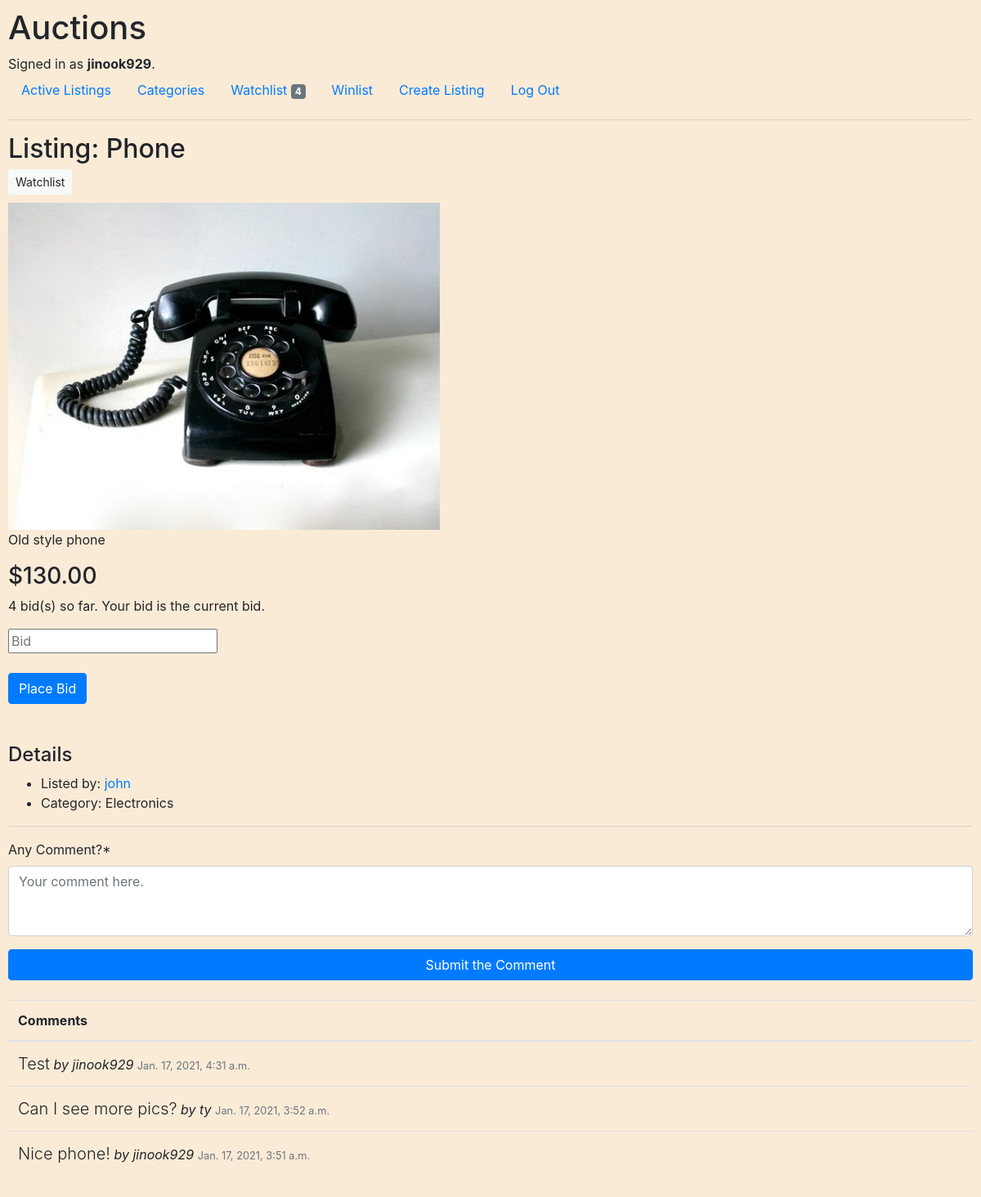
Screenshot of /listings/33/ (signed in) with the database file from the repository.
### auctions/models.py (models this page shows, shortened)
class User(AbstractUser):
    def __str__(self):
        return f"{self.username} [ID#{self.id}]"

class Listing(models.Model):
    name = models.CharField(max_length=64)
    image = models.ImageField(upload_to='images/', null=True, blank=True)
    description = models.TextField(blank=True)
    price = models.DecimalField(decimal_places=2,max_digits=50)
    bidcount = models.IntegerField(default=0)
    lastbidding_by = models.CharField(max_length=64, blank=True)
    lister = models.ForeignKey(User, on_delete=models.CASCADE, related_name="lister")
    category = models.CharField(max_length=64, blank=True)
    created_at = models.DateTimeField(auto_now_add=True)
    watched = models.ManyToManyField(User, blank=True, related_name="watching")
    winner = models.CharField(max_length=64, blank=True)
    is_closed = models.BooleanField(default=False)

class Comment(models.Model):
    content = models.CharField(max_length=255)
    item = models.ForeignKey(Listing, on_delete=models.CASCADE, related_name="commentedListing")
    commenter = models.ForeignKey(User, on_delete=models.CASCADE, related_name="commenter")
    created_at = models.DateTimeField(auto_now_add=True)

### auctions/views.py (the view, shortened to what this page needs)
# urls.py: path("listings/<int:id>/", views.listing, name="listing"),
def listing(request, id):
    watchedItemsNum = 0
    try:
        watcher = User.objects.get(username=request.user.username)
        watchedItems = Listing.objects.filter(watched=watcher)
        watchedItemsNum = len(watchedItems)
    except:
        pass
    try:
        watchingUsers = User.objects.filter(watching=Listing.objects.get(id=id).id)
        watchingArr = []
        for user in watchingUsers:
            watchingArr.append(user.username)
    except:
        watchingArr = []
    target = Listing.objects.get(id=id)
    comments = Comment.objects.all().order_by("-created_at").filter(item=Listing.objects.get(id=id))
    return render(request, "auctions/listing.html", {
        "item": Listing.objects.get(id=id),
        "watching": watchingArr,
        "watchedItemsNum": watchedItemsNum,
        "comments": comments,
        "form": CommentForm(),
        "listerName": target.lister.username,
        "winner": target.winner
    })

### auctions/forms.py
class CommentForm(forms.Form):
    comment = forms.CharField(
        label="Any Comment?",
        widget=forms.Textarea(attrs={"name":"comment", 'placeholder':'Your comment here.', "rows":3, "cols":50})
    )

### auctions/templates/auctions/listing.html (shortened to what this page needs)
{% extends "auctions/layout.html" %}
{% load crispy_forms_tags %}
{% block body %}
    <h2>Listing: {{ item.name }}
    {% if user.is_authenticated and item.lister.username != request.user.username and request.user.username in watching %}
        <form action="{% url 'listing' item.id%}" method="POST">
            {% csrf_token %}<button class="btn btn-dark btn-sm" name="watchbtn" type="submit" value="unwatch">Watchlist</button>
        </form>
    {% elif user.is_authenticated and item.lister.username != request.user.username %}
        <form action="{% url 'listing' item.id%}" method="POST">
            <button class="btn btn-light btn-sm" name="watchbtn" type="submit" value="watch">Watchlist</button>
        </form>
    {% endif %}
    </h2>
    <div>
        {% if item.image %}
            <img src="{{ item.image.url }}" style="max-width: 75%; max-height: 400px" alt="">
        {% endif %}
        <p>{{ item.description }}</p>
        <h3>${{ item.price }}</h3>
            <p>{{ item.bidcount }} bid(s) so far.
            {% if request.user.is_authenticated and item.lastbidding_by == request.user.username %}
            <span>Your bid is the current bid.</span></p>
            {% elif item.lastbidding_by and not item.is_closed %}
            <span>The current bid has been made by [ {{ item.lastbidding_by }} ].</span></p>
            {% elif  item.lastbidding_by and item.is_closed %}
            <span><strong>This listing has been closed.</strong></span></p>
            {% endif %}
        {% if request.user.is_authenticated and item.lister.username != request.user.username and not item.is_closed %}
            <form action="{% url 'listing' item.id %}" method="POST">
                <div>
                    <input type="text" name="bidbox" placeholder="Bid" required>
                </div>
                <br>
                <div>
                    <input class="btn btn-primary" type="submit" value="Place Bid">
                </div>
            </form>
        {% endif %}
        <br><br>
        <h4>Details</h4>
        <ul>
            {% if request.user.is_authenticated and item.lister.username == request.user.username %}
            <li>Listed by: You (<a href="{% url 'listingsByLister' item.lister.username %}">{{ item.lister.username }}</a>)</li>
            {% else %}
            <li>Listed by: <a href="{% url 'listingsByLister' item.lister.username %}">{{ item.lister.username }}</a></li>
            {% endif %}
            <li>Category: {% if item.category %} <span>{{ item.category }}</span> {% else %} No Category Listed {% endif %}</li>
        </ul>
        <hr>
        <form action="{% url 'listing' item.id %}" method="POST" enctype="multipart/form-data">
            {{ form|crispy }}
            <button class="btn btn-primary btn-block" type="submit">Submit the Comment</button>
        </form>
        <br>
        {% if comments %}
        <table class="table">
            <thead>
                <tr>
                <th scope="col">Comments</th>
                </tr>
            </thead>
            <tbody>
                {% for comment in comments %}
                    <tr>
                        <td><span class="lead">{{ comment.content }}</span> <em>by {{ comment.commenter.username }}</em> <small class="text-muted">{{ comment.created_at }}</small></td>
                    </tr>
                {% endfor %}
            </tbody>
        </table>
        {% endif %}
    </div>
{% endblock %}

### auctions/templates/auctions/layout.html (shortened to what this page needs)
{% load static %}
<!DOCTYPE html>
<html lang="en">
    <head>
        <link rel="stylesheet" href="https://cdn.jsdelivr.net/npm/bootstrap@4.5.3/dist/css/bootstrap.min.css">
        <link href="{% static 'auctions/styles.css' %}" rel="stylesheet">
    </head>
    <body>
        <h1>Auctions</h1>
        <div>
            {% if user.is_authenticated %}
                Signed in as <strong>{{ user.username }}</strong>.
            {% else %}
                Not signed in.
            {% endif %}
        </div>
        <ul class="nav">
            <li class="nav-item">
                <a class="nav-link" href="{% url 'index' %}">Active Listings</a>
            </li>
            <li class="nav-item">
                <a class="nav-link" href="{% url 'categories' %}">Categories</a>
            </li>
            {% if user.is_authenticated %}
                <li class="nav-item">
                    <a class="nav-link" href="{% url 'watchlist' %}">Watchlist <span class="badge badge-secondary">{{ watchedItemsNum }}</span></a>
                </li>
                <li class="nav-item">
                    <a class="nav-link" href="{% url 'winlist' %}">Winlist</a>
                </li>
                <li class="nav-item">
                    <a class="nav-link" href="{% url 'newListing' %}">Create Listing</a>
                </li>
                <li class="nav-item">
                    <a class="nav-link" href="{% url 'logout' %}">Log Out</a>
                </li>
            {% endif %}
        </ul>
        <hr>
        {% block body %}
        {% endblock %}
    </body>
</html>

### auctions/static/auctions/styles.css (style rules this page uses)
body { background-color: antiquewhite; padding: 10px; }

### rows the page displays
User: username "jinook929"
Listing: name "Phone", image (picture), description "Old style phone", price "130.00", bidcount "4", lister.username "john", category "Electronics"
Comment: content "Test", commenter.username "jinook929", created_at "Jan. 17, 2021, 4:31 a.m."
Comment: content "Can I see more pics?", commenter.username "ty", created_at "Jan. 17, 2021, 3:52 a.m."
Comment: content "Nice phone!", commenter.username "jinook929", created_at "Jan. 17, 2021, 3:51 a.m."

### other values shown
{{ watchedItemsNum }} "4"
